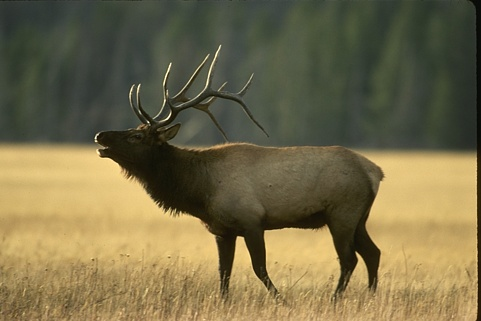
#> input picture CV_unsw_learn_comp9517/lab3/Lab3_Images/imgQ41.jpg, 481 x 321 px
$ jupyter execute lab03.ipynb
#> lines starting #> are read from the running program, lines starting #| are printed output that depends on the picture; after the words box and inside, x2 and y2 are one past the last pixel; in counts of white or black regions, pixels touching at a corner belong together
[cell 1]
import cv2
import numpy as np
from matplotlib import pyplot as plt
from scipy import ndimage as ndi
from skimage.segmentation import watershed
from skimage.feature import peak_local_max
from sklearn.cluster import MeanShift
from matplotlib.pyplot import style
from sklearn.manifold import TSNE

[cell 2]
# Question4
# read images: imgQ41.jpg and imgQ42.jpg
img41 = cv2.imread("imgQ41.jpg")
#> img41 is the input picture: shape (321, 481, 3); mean B, G, R 73.5, 107.6, 117.1
img41_rgb = cv2.cvtColor(img41, cv2.COLOR_BGR2RGB)
img41_gray = cv2.cvtColor(img41_rgb, cv2.COLOR_RGB2GRAY)

img42 = cv2.imread("imgQ42.jpg")
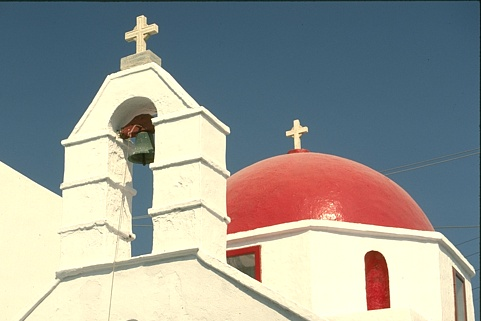
#> input picture CV_unsw_learn_comp9517/lab3/Lab3_Images/imgQ42.jpg, 481 x 321 px
#> img42 is the input picture: shape (321, 481, 3); mean B, G, R 149.1, 155.2, 152.6
img42_rgb = cv2.cvtColor(img42, cv2.COLOR_BGR2RGB)
img42_gray = cv2.cvtColor(img42_rgb, cv2.COLOR_RGB2GRAY)

plt.imshow(img41_gray, 'gray'),plt.axis("off"),plt.title("img41_gray")
plt.show()
plt.imshow(img41_rgb),plt.axis("off"),plt.title("img41_rgb")
plt.show()
plt.imshow(img42_gray, 'gray'),plt.axis("off"),plt.title("img42_gray")
plt.show()
plt.imshow(img42_rgb),plt.axis("off"),plt.title("img42_rgb")
plt.show()


# [13 lines of commented-out code are left out]

[cell 3]
def _watershed(img, gray, threshold):

    #
    img = img
    # Otsu-threshold, Binary processing of grayscale images
#     if threshold is not None:
    ret, img_thresh =cv2.threshold(gray, threshold, 255, cv2.THRESH_BINARY)
#     ret, img_thresh =cv2.threshold(gray,  0, 255, cv2.THRESH_BINARY + cv2.THRESH_OTSU)

    # noise removal
    kernel =np.ones((3,3), np.uint8)
    opening = cv2.morphologyEx(img_thresh, cv2.MORPH_OPEN,kernel, iterations=2)
    # sure background area (dilate 膨胀操作)
    sure_bg = cv2.dilate(opening, kernel,iterations =7)

    # find sure foregroud area,
    dist_transform =cv2.distanceTransform(opening,cv2.DIST_L2,5)
    ret, sure_fg = cv2.threshold(dist_transform, 0.001*dist_transform.max(), 255, 0 )

    # Find unkown region
    sure_fg =np.uint8(sure_fg)
    unkown = cv2.subtract(sure_bg, sure_fg )

    # mark labelling
    ret, markers1 =cv2.connectedComponents(sure_fg)

    # Add one to all labels so that sure background is not 0, but 1
    markers = markers1+1

    #  mark  the region of unkown with zero
    markers[unkown==255] =0

    markers3 = watershed(-dist_transform, markers, mask=img_thresh)

    #markers3 =cv2.watershed(img, markers)
    img[markers==-1] = [255,0,0]

    return markers3

[cell 4]
def mean_shift (img):

    # split three (r,g,b) channels
    red, green, blue = cv2.split(img)
    r_data = red.flatten()
    g_data = green.flatten()
    b_data = blue.flatten()
    # for later to reshape pixel-matrix
    o = blue.shape
    data = np.column_stack([r_data,g_data,b_data])

    #  meanshift
    clf = MeanShift(bandwidth= 20, bin_seeding =True)
    predicted = clf.fit_predict(data).reshape(o)

    return predicted

[cell 5]
watershed_41 = _watershed(img41, img41_gray, 90)
#> in _watershed, `ret, img_thresh =cv2.threshold(gray, threshold, 255, cv2.THRESH_BINARY)`:
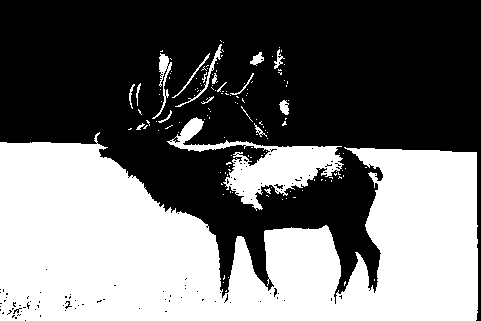
#> img_thresh: shape (321, 481); 43.7% white; 141 white regions (122 under 20 px), largest, box (x1, y1, x2, y2) and area: (0, 132, 478, 321) 61091, (167, 117, 344, 211) 4777, (152, 53, 172, 119) 323
#> in _watershed, `ret, img_thresh =cv2.threshold(gray, threshold, 255, cv2.THRESH_BINARY)`: ret = 90
#> in _watershed, `opening = cv2.morphologyEx(img_thresh, cv2.MORPH_OPEN,kernel, iteratio..`: opening: shape (321, 481); 41.9% white; 9 white regions, largest, box (x1, y1, x2, y2) and area: (0, 142, 478, 321) 60448, (229, 146, 339, 208) 3355, (176, 118, 203, 148) 390
#> in _watershed, `sure_bg = cv2.dilate(opening, kernel,iterations =7)`: sure_bg: shape (321, 481); 51.5% white; 1 black region, box (x1, y1, x2, y2) and area: (0, 0, 481, 260) 74946
#> in _watershed, `ret, sure_fg = cv2.threshold(dist_transform, 0.001*dist_transform.max(..`: ret = 0.072
#> in _watershed, `unkown = cv2.subtract(sure_bg, sure_fg )`: unkown: shape (321, 481); 9.6% white; 39 white regions (33 under 20 px), largest, box (x1, y1, x2, y2) and area: (0, 111, 481, 321) 12957, (152, 49, 176, 79) 560, (273, 95, 295, 120) 462, (246, 48, 268, 71) 434, (0, 296, 31, 321) 200, (63, 294, 72, 311) 65
#> in _watershed, `ret, markers1 =cv2.connectedComponents(sure_fg)`:
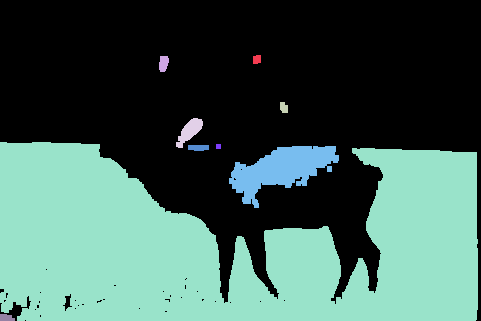
#> markers1: shape (321, 481) int32; 10 distinct labels, from 0 to 9; one colour per label, 0 black
#> in _watershed, `ret, markers1 =cv2.connectedComponents(sure_fg)`: ret = 10
#> in _watershed, `markers = markers1+1`: markers: shape (321, 481) int32; 10 distinct labels, from 1 to 10
#> in _watershed, `markers[unkown==255] =0`:
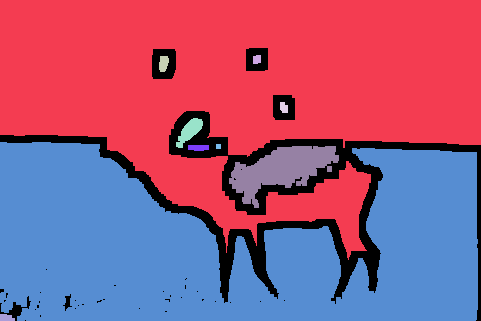
#> markers: shape (321, 481) int32; 11 distinct labels, from 0 to 10; one colour per label, 0 black
#> in _watershed, `markers3 = watershed(-dist_transform, markers, mask=img_thresh)`: markers3: shape (321, 481) int32; 11 distinct labels, from 0 to 10
watershed_42 = _watershed(img42, img42_gray, 160)
#> call 2 of _watershed, with threshold = 160
#> in _watershed (call 2), `ret, img_thresh =cv2.threshold(gray, threshold, 255, cv2.THRESH_BINARY)`:
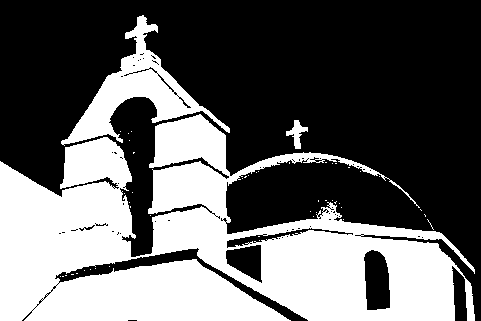
#> img_thresh: shape (321, 481); 39% white; 49 white regions (46 under 20 px), largest, box (x1, y1, x2, y2) and area: (0, 114, 475, 321) 54223, (61, 15, 230, 146) 5582, (286, 120, 308, 149) 263
#> in _watershed (call 2), `ret, img_thresh =cv2.threshold(gray, threshold, 255, cv2.THRESH_BINARY)`: ret = 160
#> in _watershed (call 2), `opening = cv2.morphologyEx(img_thresh, cv2.MORPH_OPEN,kernel, iteratio..`: opening: shape (321, 481); 37.7% white; 11 white regions, largest, box (x1, y1, x2, y2) and area: (0, 162, 287, 321) 23636, (148, 162, 455, 321) 22734, (65, 16, 203, 144) 5212
#> in _watershed (call 2), `sure_bg = cv2.dilate(opening, kernel,iterations =7)`: sure_bg: shape (321, 481); 50.4% white; 4 black regions, box (x1, y1, x2, y2) and area: (0, 0, 481, 298) 74164, (120, 105, 150, 259) 1842, (234, 244, 254, 268) 327, (372, 260, 383, 302) 321
#> in _watershed (call 2), `dist_transform =cv2.distanceTransform(opening,cv2.DIST_L2,5)`:
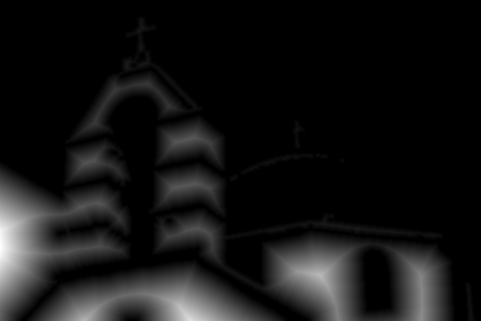
#> dist_transform: shape (321, 481) float32; min 0, max 61.56, mean 5; drawn with min black and max white
#> in _watershed (call 2), `ret, sure_fg = cv2.threshold(dist_transform, 0.001*dist_transform.max(..`: ret = 0.0616
#> in _watershed (call 2), `unkown = cv2.subtract(sure_bg, sure_fg )`: unkown: shape (321, 481); 12.6% white; 16 white regions (10 under 20 px), largest, box (x1, y1, x2, y2) and area: (0, 9, 481, 321) 17058, (226, 226, 353, 283) 1219, (364, 250, 390, 310) 977, (124, 67, 191, 108) 123, (71, 223, 108, 231) 75, (140, 53, 144, 60) 22
#> in _watershed (call 2), `ret, markers1 =cv2.connectedComponents(sure_fg)`:
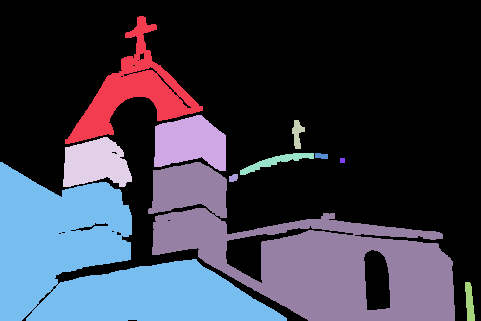
#> markers1: shape (321, 481) int32; 12 distinct labels, from 0 to 11; one colour per label, 0 black
#> in _watershed (call 2), `ret, markers1 =cv2.connectedComponents(sure_fg)`: ret = 12
#> in _watershed (call 2), `markers = markers1+1`: markers: shape (321, 481) int32; 12 distinct labels, from 1 to 12
#> in _watershed (call 2), `markers[unkown==255] =0`:
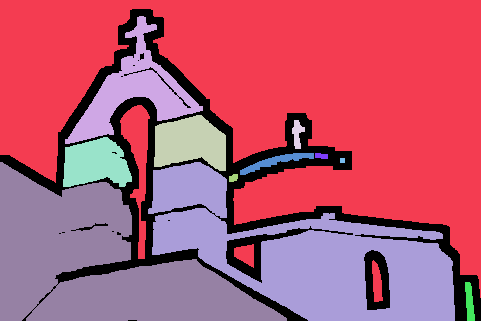
#> markers: shape (321, 481) int32; 13 distinct labels, from 0 to 12; one colour per label, 0 black
#> in _watershed (call 2), `markers3 = watershed(-dist_transform, markers, mask=img_thresh)`:
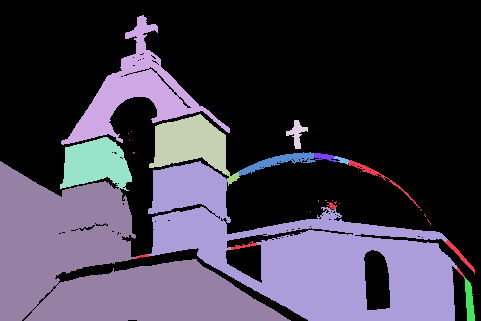
#> markers3: shape (321, 481) int32; 13 distinct labels, from 0 to 12; one colour per label, 0 black
plt.imshow(watershed_41)
plt.show()
plt.imshow(watershed_42)
plt.show()

[cell 6]
meanshift_41 = mean_shift(img41_rgb)
#> in mean_shift, `predicted = clf.fit_predict(data).reshape(o)`: predicted: shape (321, 481) int64; 8 distinct labels, from 0 to 7
meanshift_42 = mean_shift(img42_rgb)
#> in mean_shift (call 2), `predicted = clf.fit_predict(data).reshape(o)`:
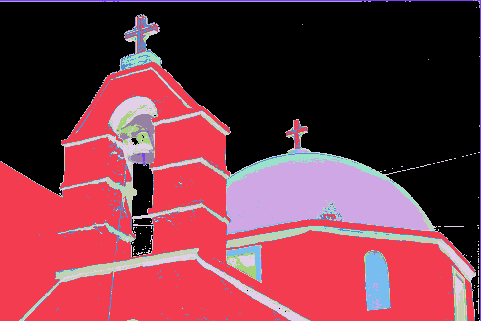
#> predicted: shape (321, 481) int64; 12 distinct labels, from 0 to 11; one colour per label, 0 black

[cell 7]
plt.imshow(meanshift_41)
plt.show()
plt.imshow(meanshift_42)
plt.show()

[cell 8]
#output imageQ41
plt.figure(figsize=(15,20))

plt.subplot(1,3,1)
plt.imshow(img41_rgb)
plt.title("imgQ41.jpg"),plt.axis("off")

plt.subplot(1,3,2)
plt.imshow(watershed_41)
plt.title("Watershed"),plt.axis("off")


plt.subplot(1,3,3)
plt.imshow(meanshift_41)
plt.title("Meanshift"),plt.axis("off")

plt.show()

[cell 9]
#output imageQ42

plt.figure(figsize=(15,20))

plt.subplot(1,3,1),plt.imshow(img42_rgb)
plt.title("imgQ42.jpg"),plt.axis("off")

plt.subplot(1,3,2),plt.imshow(watershed_42)
plt.title("Watershed"),plt.axis("off")


plt.subplot(1,3,3),plt.imshow(meanshift_42)
plt.title("Meanshift"),plt.axis("off")


plt.show()
